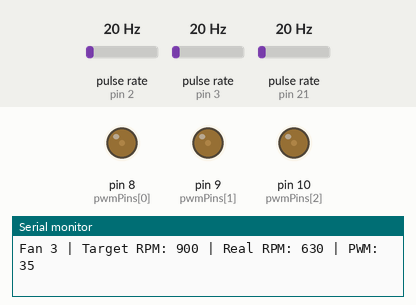
This sketch was run on a simulated Arduino Mega 2560, built with avr-gcc and run on an emulated ATmega2560. On the bench: output pins drawn as LEDs (lit = HIGH), the last lines printed to the serial monitor. Wiring (inferred from the names in the program): 3 × pulse sensor: data pin 2 / data pin 3 / data pin 21. The inputs (shaded band) are chosen by the test bench; at power-on: pulse rate (sensors on pin 2, pin 3, pin 21) 20 Hz.

Above: at 1.3 s.
1.4 s: pulse rate (sensor on pin 2) set to 4 Hz
4.4 s: pulse rate (sensor on pin 3) set to 4 Hz
At 6.8 s:
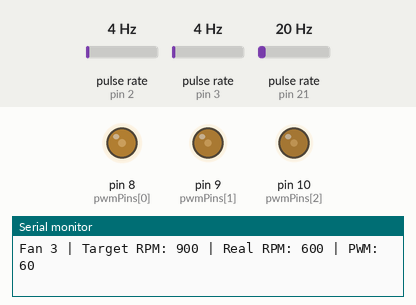
7.4 s: pulse rate (sensor on pin 2) set to 100 Hz
10.4 s: pulse rate (sensor on pin 21) set to 50 Hz
At 11.8 s:
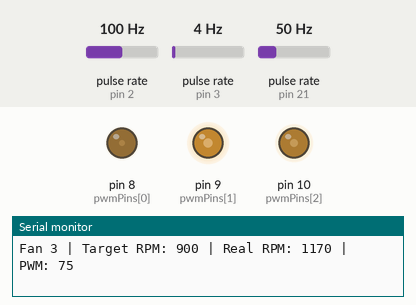
13.4 s: pulse rate (sensor on pin 3) set to 50 Hz
Timing chart, 0 to 19.5 s (numbered marks = the images above; inputs shaded):
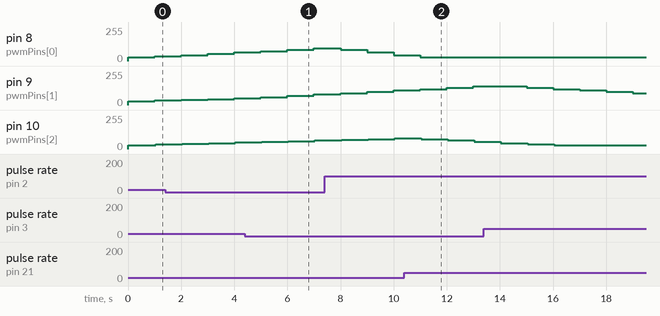

The sketch:

module_1.ino
```cpp
#include <PMS.h>

String con_data = "0,0,0";

const int pwmPins[] = {8, 9, 10};    // 팬의 PWM 핀들
const int tachPins[] = {2, 3, 21};   // 팬의 TACH 핀들
const int fanCount = 3;              // 팬의 수

volatile int tachCounters[fanCount] = {0, 0, 0};
unsigned long previousMillis = 0;
const long interval = 1000;  // 1초마다 RPM 계산

int targetRPMs[fanCount] = {900, 900, 900}; // 목표 RPM
int currentPWMs[fanCount] = {30, 30, 30}; // 현재 PWM 값
bool targetReached[fanCount] = {false, false, false}; // 목표 RPM 도달 여부 추적
bool print_ = false;
int realRPMs[fanCount] = {0, 0, 0};

const int minPWM = 30; // 최소 PWM 값

PMS pms1(Serial1);
PMS::DATA data1;

PMS pms2(Serial2);
PMS::DATA data2;

PMS pms3(Serial3);
PMS::DATA data3;

bool startReceived = false;
bool m1AllCommandReceived = false; // M1_All 명령 수신 여부

uint16_t d1, d2, d3;

void setup() {
  for (int i = 0; i < fanCount; i++) {
    pinMode(tachPins[i], INPUT_PULLUP);  // TACH 핀을 입력으로 설정
    pinMode(pwmPins[i], OUTPUT);         // PWM 핀을 출력으로 설정
    analogWrite(pwmPins[i], 30);          // 초기 PWM 값을 0으로 설정
  }

  attachInterrupt(digitalPinToInterrupt(tachPins[0]), tachCounterISR0, FALLING);
  attachInterrupt(digitalPinToInterrupt(tachPins[1]), tachCounterISR1, FALLING);
  attachInterrupt(digitalPinToInterrupt(tachPins[2]), tachCounterISR2, FALLING);

  Serial.begin(9600);
  Serial1.begin(9600);
  Serial2.begin(9600);
  Serial3.begin(9600);

  delay(100);

  pms1.passiveMode();
  pms2.passiveMode();
  pms3.passiveMode();
}

void loop() {
  if (Serial.available() > 0) {
    String input = Serial.readStringUntil('\n');
    input.trim();  // 공백 제거

    // 새로운 입력 형식 M1_All 처리
    if (input.startsWith("M1_All")) {
      int fanSpeed = input.substring(7).toInt();  // 입력된 RPM 값
      for (int i = 0; i < 3; i++) {
        targetRPMs[i] = fanSpeed;
        targetReached[i] = false; // 새로운 목표 RPM이 설정되면 도달 플래그 초기화
      }
      m1AllCommandReceived = true;  // M1_All 명령이 수신되었음을 기록
    } else if (input == "start") {
      startReceived = true;
    }
  }

  if (startReceived) {
    pms1.requestRead();
    pms2.requestRead();
    pms3.requestRead();

    if(pms1.readUntil(data1)){
      d1 = data1.PM_AE_UG_2_5;
    }

    if(pms2.readUntil(data2)){
      d2 = data2.PM_AE_UG_2_5;
    }

    if(pms3.readUntil(data3)){
      d3 = data3.PM_AE_UG_2_5;
    }

    for (int i = 0; i < fanCount; i++) {
      Serial.print(targetRPMs[i]);
      Serial.print(",");
    }
    Serial.print(d1);
    Serial.print(",");
    Serial.print(d2);
    Serial.print(",");
    Serial.print(d3);
    Serial.println();

    startReceived = false;
  }

  // 1초 간격으로 RPM 계산 및 PWM 조정
  unsigned long currentMillis = millis();
  if (currentMillis - previousMillis >= interval) {
    previousMillis = currentMillis;

    for (int i = 0; i < fanCount; i++) {
      int realRPM = (tachCounters[i] * 60) / 2;
      tachCounters[i] = 0; // tachCounter 초기화

      // 목표 RPM에 맞게 PWM 조정
      int error = targetRPMs[i] - realRPM;
      int pwmStep = 0;

      // 오차가 30 이상일 때만 PWM을 조정
      if (abs(error) > 1000) {
        pwmStep = 20;
      } else if (abs(error) > 450) {
        pwmStep = 10;
      } else if (abs(error) > 200) {
        pwmStep = 5;
      } else if (abs(error) > 30) {
        pwmStep = 1;
      }

      // 오차에 따라 PWM 값을 증가 또는 감소
      if (pwmStep > 0) {
        currentPWMs[i] += (error > 0) ? pwmStep : -pwmStep;
        currentPWMs[i] = constrain(currentPWMs[i], minPWM, 255);  // PWM 값이 최소값과 255 범위 내에 있도록 제한
        analogWrite(pwmPins[i], currentPWMs[i]);
      }

      // 목표 RPM에 도달했는지 확인
      if (abs(error) <= 30 && !targetReached[i]) {  // 오차가 ±30 이내일 때
        realRPMs[i] = realRPM;
        targetReached[i] = true; // 플래그 설정하여 이후 출력 방지
      }


      Serial.print("Fan ");
      Serial.print(i + 1);
      Serial.print(" | Target RPM: ");
      Serial.print(targetRPMs[i]);
      Serial.print(" | Real RPM: ");
      Serial.print(realRPM);
      Serial.print(" | PWM: ");
      Serial.println(currentPWMs[i]);
    }

    // M1_All 명령이 수신되었고 모든 팬이 목표 속도에 도달했을 경우 출력
    if (m1AllCommandReceived && targetReached[0] && targetReached[1] && targetReached[2]) {
      Serial.print("M1_All_");
      Serial.print(realRPMs[0]);
      Serial.print("_");
      Serial.print(realRPMs[1]);
      Serial.print("_");
      Serial.println(realRPMs[2]);
      m1AllCommandReceived = false;  // 출력 후 플래그 초기화
    }
  }
}

// ISR 정의
void tachCounterISR0() {
  tachCounters[0]++;
}

void tachCounterISR1() {
  tachCounters[1]++;
}

void tachCounterISR2() {
  tachCounters[2]++;
}
```
